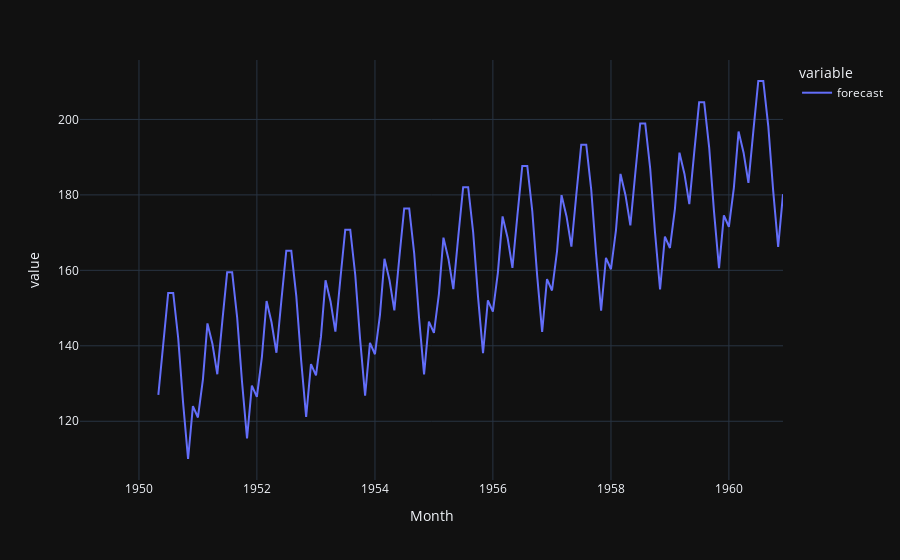

Notebook code cell kept with this figure:
### Code cell
px.line(df['forecast'],template = 'plotly_dark')

### Figure 1 — Plotly figure (JSON) as saved in the notebook; plotly's stock layout.template omitted (floating-point values rounded to 4 significant figures; data arrays with more than 128 entries replaced by an {"elided": "..."} marker saying what was removed)
{"data": [{"hovertemplate": "variable=forecast<br>Month=%{x}<br>value=%{y}<extra></extra>", "legendgroup": "forecast", "line": {"color": "#636efa", "dash": "solid"}, "marker": {"symbol": "circle"}, "mode": "lines", "name": "forecast", "orientation": "v", "showlegend": true, "type": "scatter", "x": {"elided": "144 str values"}, "xaxis": "x", "y": {"elided": "144 float values"}, "yaxis": "y"}], "layout": {"legend": {"title": {"text": "variable"}, "tracegroupgap": 0}, "margin": {"t": 60}, "xaxis": {"anchor": "y", "domain": [0, 1], "title": {"text": "Month"}}, "yaxis": {"anchor": "x", "domain": [0, 1], "title": {"text": "value"}}}}
